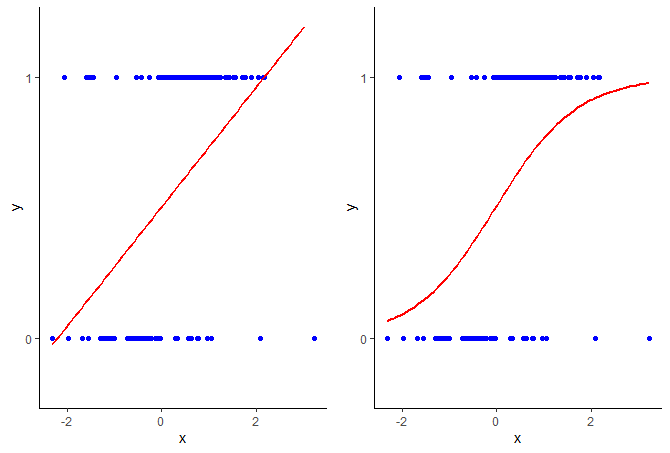

The script that drew this image:
import pandas as pd
import numpy as np
from random import sample
from plotnine import *
from sklearn.model_selection import train_test_split
from sklearn.linear_model import LogisticRegression

n = 1000

x = np.random.normal(0,1,n)

y = [1 if i > 0 else 0 for i in x ]

outliers_0 = [1 if i == 0 else 1 for i in sample(y, int(n*0.05))]

outliers_1 = [0 if i == 1 else 0 for i in sample(y, int(n*0.05))]

x = np.append(x, np.random.normal(0,1,2*len(outliers_0)))
y = y + outliers_0 + outliers_1

# instantiate the model (using the default parameters)
logreg = LogisticRegression()

# fit the model with data
logreg.fit(x.reshape(-1,1),y)

# predictions
preds=logreg.predict_proba(x.reshape(-1,1))

df = pd.DataFrame(dict(y = y, x = x, preds = preds[:,1]))

df.head(10)
###########################################
# linear vs logisitc regression 
###########################################

ggplot(
    data = df,
    mapping = aes(x = 'x', y = 'y')
) + geom_point(colour = "blue") + \
    stat_smooth(method="glm", se=False,colour = "red", size = 0.5) + \
    scale_y_continuous(limits=[-0.2, 1.2],
                       breaks = [0, 1], 
                       labels = ["0", "1"]) + \
    theme_classic() + \
    labs(
        x = "X",
        y = "Y"
    )

    
ggplot(
    data = df,
    mapping = aes(x = 'x', y = 'y')
) + geom_point(colour = "blue") + \
    geom_point(aes(y = 'preds'), colour = 'red', size = 0.5)  + \
    scale_y_continuous(limits=[-0.2, 1.2],
                       breaks = [0, 1], 
                       labels = ["0", "1"]) + \
    theme_classic() + \
    labs(
        x = "X",
        y = "Y"
    )
    
